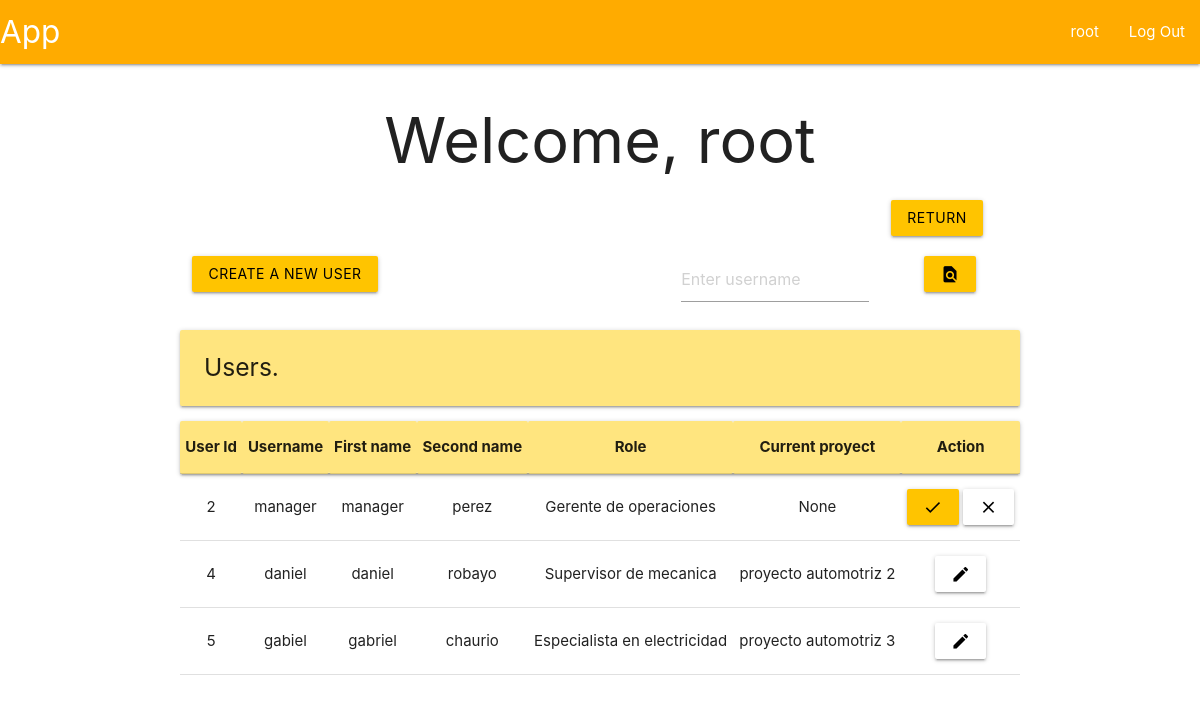
Before: /root/users (signed in) with the older database file.
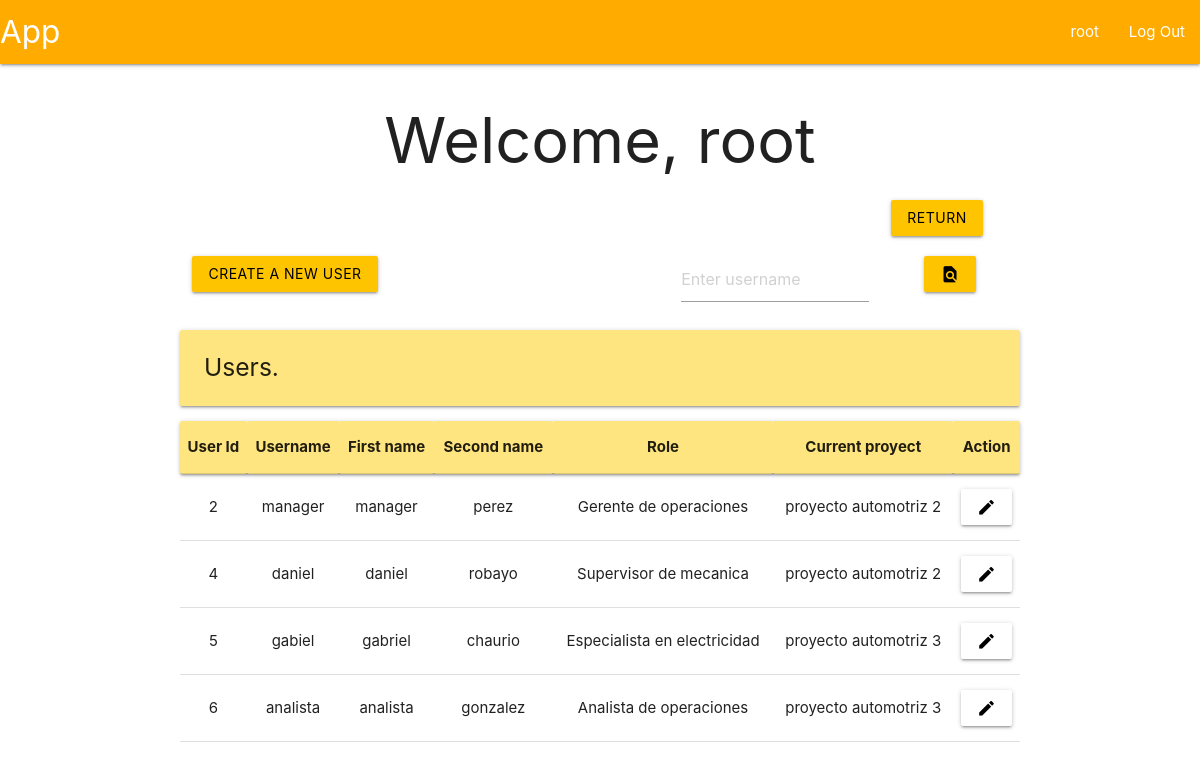
After: the same page with the newer database file.
### tables this page shows
CREATE TABLE user (
    id INTEGER PRIMARY KEY AUTOINCREMENT,
    username TEXT UNIQUE NOT NULL,
    firstname TEXT NOT NULL,
    secondname TEXT NOT NULL,
    password TEXT NOT NULL,
    roleId INTEGER,
    proyId INTEGER,
    auth INTEGER,

    FOREIGN KEY (roleId) REFERENCES roles(id),
    FOREIGN KEY (proyId) REFERENCES proyect(id)
);

CREATE TABLE roles (
    id INTEGER PRIMARY KEY AUTOINCREMENT,
    name TEXT NOT NULL UNIQUE
);

CREATE TABLE proyect (
    id INTEGER PRIMARY KEY AUTOINCREMENT,
    description TEXT UNIQUE NOT NULL,
    start DATE NOT NULL,
    end DATE NOT NULL,
    statusId INTEGER,

    FOREIGN KEY (statusId) REFERENCES proyectStatus(id)
);

### app/userView.py (the view, shortened to what this page needs)
@bp.route('/users', methods=('GET', 'POST'))
@root_required
def userView():
    db = get_db()
    flag = False
    if not flag:
        users = db.execute(
            """SELECT
                u.id as id,
                u.username as username,
                u.firstname as firstname,
                u.secondname as secondname,
                r.name as role,
                p.description as proyect,
                u.auth as auth
               FROM user u
               JOIN roles r ON u.roleId = r.id
               LEFT JOIN proyect p ON u.proyId = p.id
               WHERE u.id != 1"""
        ).fetchall()
    areProyects = db.execute(
        """SELECT * FROM proyect"""
    ).fetchall() != []
    return render_template('index/root/userView.html', users=users, areProyects=areProyects)

### app/auth.py (called while the page is built)
@bp.before_app_request
def load_logged_in_user():
    user_id = session.get('user_id')
    if user_id is None:
        g.user = None
    else:
        g.user = get_db().execute(
            "SELECT * FROM user WHERE id = ?",
            (user_id,)
        ).fetchone()

def root_required(view):
    @functools.wraps(view)
    def wrapped_view(**kwargs):
        if g.user is None:
            return redirect(url_for('auth.login'))
        elif g.user['roleId'] != 1:
            return redirect(url_for('user.profile'))
        return view(**kwargs)
    return wrapped_view

### app/db.py (called while the page is built)
def get_db():
    if 'db' not in g:
        g.db = sqlite3.connect(
            current_app.config['DATABASE'],
            detect_types = sqlite3.PARSE_DECLTYPES
        )
        g.db.row_factory = sqlite3.Row
    return g.db

### app/templates/index/root/userView.html (shortened to what this page needs)
{% extends 'base.html' %}
{% block header %}
  <h1>{% block title %}Welcome, {{ g.user['username'] }}{% endblock %}</h1>
{% endblock %}
{% block content %}
<div class="row">
  <form method="POST">
      <div class="col s1 offset-s10">
          <button class="btn amber accent-3 black-text" type="submit" value="return" name="return">Return</button>
      </div>
  </form>
</div>
<div class="row">
  {% if areProyects %}
  <form method="POST">
    <div class="col s3">
      <button class="btn amber accent-3 black-text" type="submit" value="create" name="create">Create a new user</button>
    </div>
  </form>
  <form method="POST">
    <div class="col s3 offset-s4">
      <input placeholder="Enter username" name="find-user" id="username">
    </div>
    <div class="col s2">
      <button class="btn amber accent-3 black-text" type="submit">
        <i class="material-icons">find_in_page</i>
      </button>
    </div>
  </form>
    {% endif %}
</div>
<div class="left-align">
  <h5 class="card-panel amber accent-1">Users.</h5>
</div>
<table class="centered">
  <thead class="card-panel amber accent-1">
    <tr>
      <th>User Id</th>
      <th>Username</th>
      <th>First name</th>
      <th>Second name</th>
      <th>Role</th>
      <th>Current proyect</th>
      <th>Action</th>
    </tr>
  </thead>
  <tbody>
    {% for user in users %}
      <tr>
        <td>{{ user['id'] }}</td>
        <td>{{ user['username']}}</td>
        <td>{{ user['firstname'] }}</td>
        <td>{{ user['secondname'] }}</td>
        <td>{{ user['role'] }}</td>
        <td>{{ user['proyect'] }}</td>
        <td>
          <form method="POST">
            {% if user['auth'] == 0 %}
              {% if areProyects %}
              <button class="btn amber accent-3 black-text" type="submit" name="aprove" value="{{ user['id'] }}">
                <i class="material-icons">done</i>
              </button>
              {% endif %}
            <button class="btn white black-text" type="submit" name="reject" value="{{ user['id'] }}">
              <i class="material-icons">close</i>
            </button>
            {% else %}
            <button class="btn white black-text" type="submit" name="modify-user" value="{{ user['id'] }}">
              <i class="material-icons">edit</i>
            </button>
            {% endif %}
          </form>
        </td>
      </tr>
    {% endfor %}
  </tbody>
</table>
{% endblock %}

Changed rows visible on the page:
changed user "manager": proyect "None" → "proyecto automotriz 2"; auth 0 → 1 (drawn)
added user: id "6", username "analista", firstname "analista", secondname "gonzalez", role "Analista de operaciones", proyect "proyecto automotriz 3"
